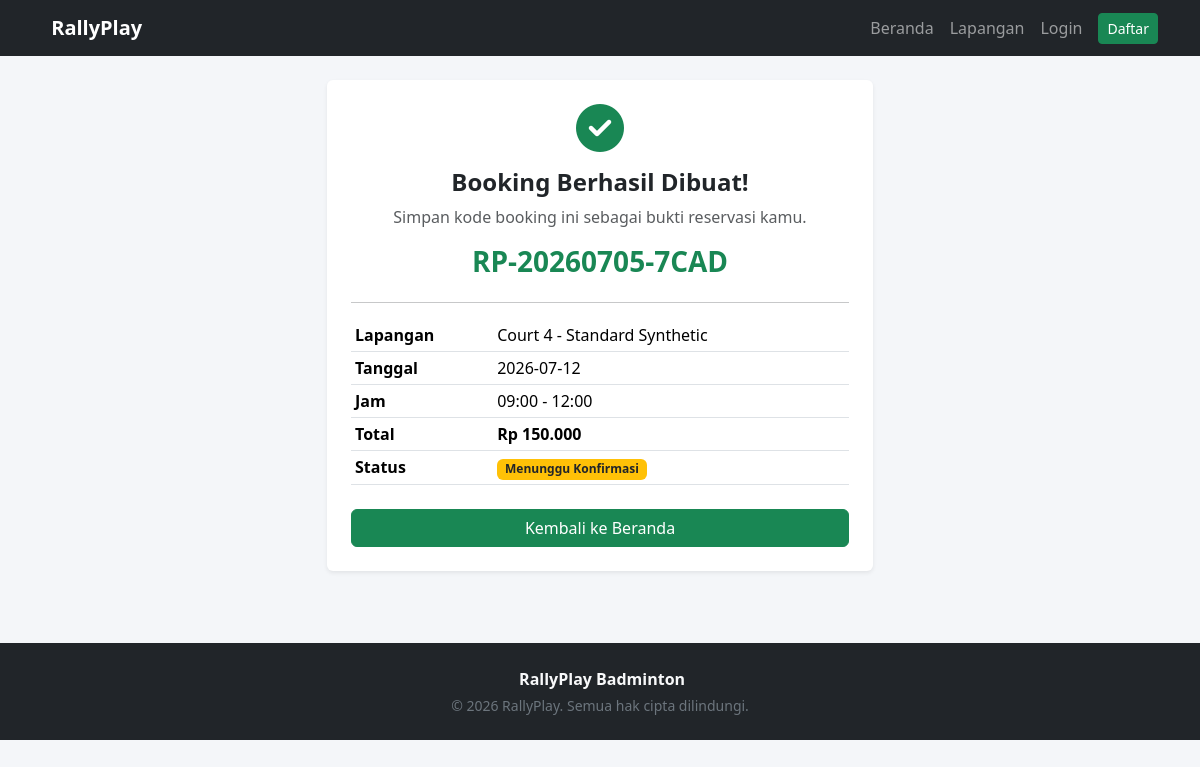
Screenshot of /booking-success.php?code=RP-20260705-7CAD with the database file from the repository.
### tables this page shows
CREATE TABLE `bookings` (
  `id` int(11) NOT NULL,
  `booking_code` varchar(20) NOT NULL,
  `user_id` int(11) DEFAULT NULL,
  `guest_name` varchar(100) DEFAULT NULL,
  `guest_phone` varchar(20) DEFAULT NULL,
  `court_id` int(11) NOT NULL,
  `booking_date` date NOT NULL,
  `start_time` time NOT NULL,
  `end_time` time NOT NULL,
  `duration` decimal(3,1) NOT NULL,
  `total_price` decimal(10,2) NOT NULL,
  `status` enum('pending','confirmed','completed','cancelled') DEFAULT 'pending',
  `payment_status` enum('unpaid','paid') DEFAULT 'unpaid',
  `payment_proof` varchar(255) DEFAULT NULL,
  `created_at` timestamp NOT NULL DEFAULT current_timestamp(),
  `updated_at` timestamp NOT NULL DEFAULT current_timestamp() ON UPDATE current_timestamp()
);

CREATE TABLE `courts` (
  `id` int(11) NOT NULL,
  `name` varchar(100) NOT NULL,
  `location` varchar(255) NOT NULL,
  `price` decimal(10,2) NOT NULL,
  `description` text DEFAULT NULL,
  `image` varchar(255) DEFAULT NULL,
  `status` enum('available','maintenance') DEFAULT 'available',
  `created_at` timestamp NOT NULL DEFAULT current_timestamp(),
  `updated_at` timestamp NOT NULL DEFAULT current_timestamp() ON UPDATE current_timestamp()
);

### includes/functions.php (called while the page is built, shortened)
<?php
function clean($str) {
    return htmlspecialchars(trim($str ?? ''), ENT_QUOTES, 'UTF-8');
}
function rupiah($angka) {
    return 'Rp ' . number_format((float)$angka, 0, ',', '.');
}

### booking-success.php (the view, shortened to what this page needs)
<?php
require_once __DIR__ . '/includes/header.php';
$db = Database::connect();
$code = $_GET['code'] ?? '';
$stmt = $db->prepare("SELECT b.*, c.name as court_name, c.location FROM bookings b
    JOIN courts c ON c.id = b.court_id WHERE b.booking_code = ?");
$stmt->execute([$code]);
$booking = $stmt->fetch();
?>
<div class="row justify-content-center">
    <div class="col-md-6">
        <div class="card shadow-sm border-0 text-center p-4">
            <i class="fa-solid fa-circle-check text-success" style="font-size:3rem;"></i>
            <h4 class="fw-bold mt-3">Booking Berhasil Dibuat!</h4>
            <?php if ($booking): ?>
            <p class="text-muted">Simpan kode booking ini sebagai bukti reservasi kamu.</p>
            <h3 class="fw-bold text-success"><?= clean($booking['booking_code']) ?></h3>
            <hr>
            <table class="table table-sm text-start">
                <tr><th>Lapangan</th><td><?= clean($booking['court_name']) ?></td></tr>
                <tr><th>Tanggal</th><td><?= clean($booking['booking_date']) ?></td></tr>
                <tr><th>Jam</th><td><?= substr($booking['start_time'],0,5) ?> - <?= substr($booking['end_time'],0,5) ?></td></tr>
                <tr><th>Total</th><td class="fw-bold"><?= rupiah($booking['total_price']) ?></td></tr>
                <tr><th>Status</th><td><span class="badge bg-warning text-dark">Menunggu Konfirmasi</span></td></tr>
            </table>
            <?php endif; ?>
            <a href="index.php" class="btn btn-success mt-2">Kembali ke Beranda</a>
        </div>
    </div>
</div>
<?php require_once __DIR__ . '/includes/footer.php'; ?>

### assets/css/style.css (style rules this page uses)
body { background-color: #f4f6f9; }

### rows the page displays
bookings: booking_code "RP-20260705-7CAD", court.name "Court 4 - Standard Synthetic", booking_date "2026-07-12", start_time "09:00", end_time "12:00", total_price "Rp 150.000"
